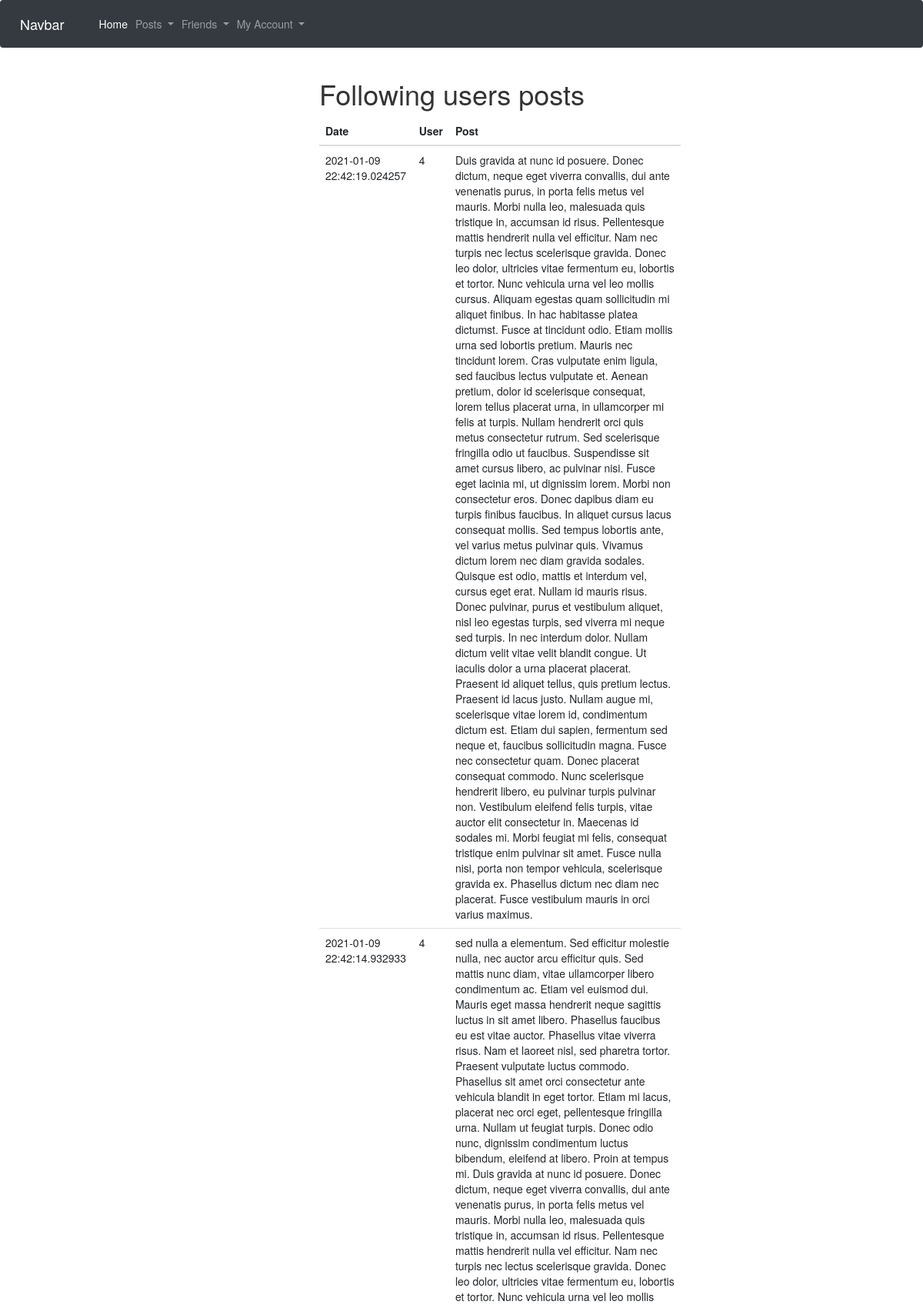
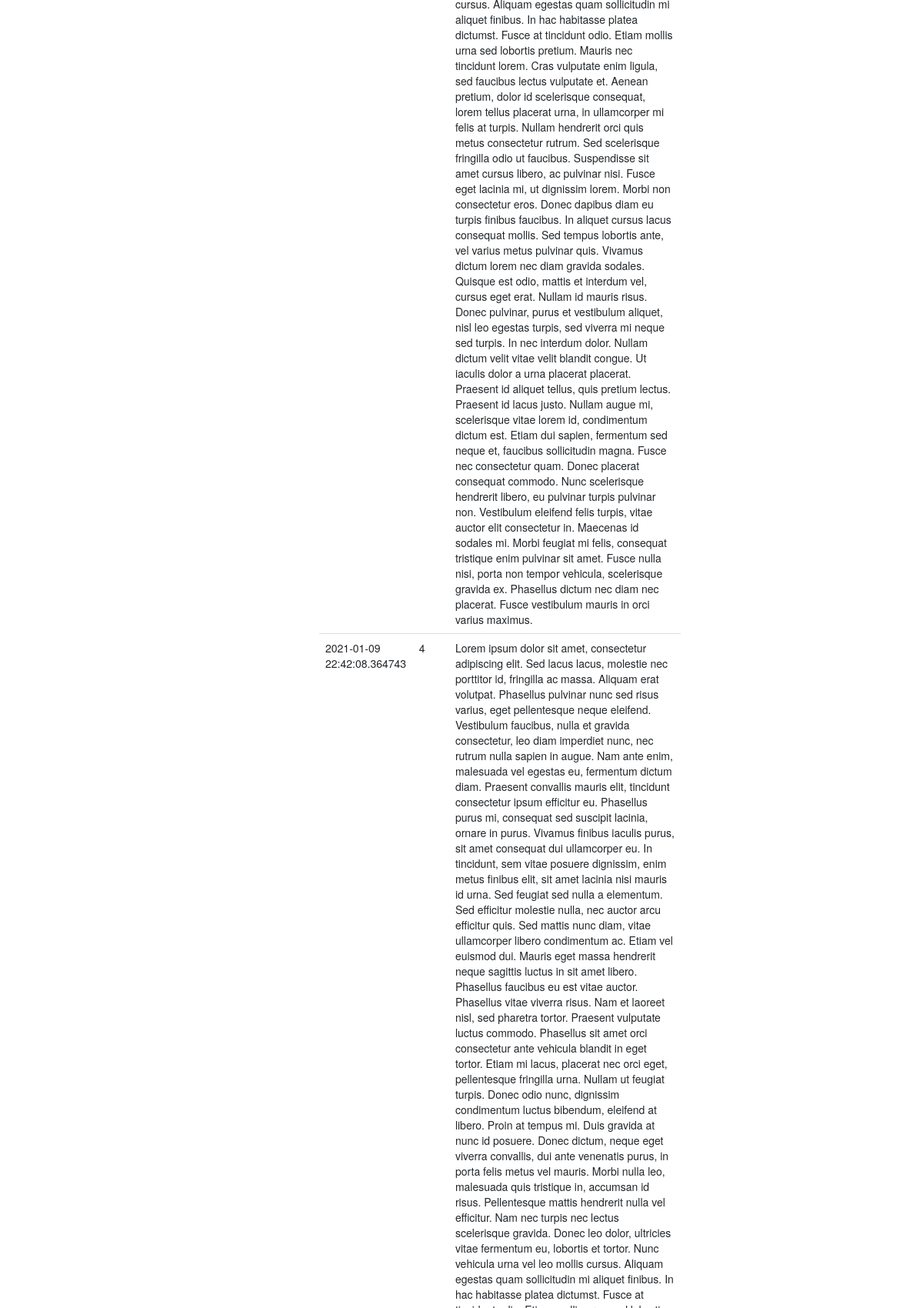
The page /followingposts (signed in, upper part) on the database its author committed (2 pictures, top to bottom).
### app/models.py (models this page shows)
class Post(db.Model):
    id = db.Column(db.Integer, primary_key=True)
    content = db.Column(db.String(500))
    date = db.Column(db.DateTime, index=True, default=datetime.utcnow)
    author_id = db.Column(db.Integer, db.ForeignKey('user.id'))

### app/views.py (the view)
@app.route('/followingposts', methods=['GET', 'POST'])
@login_required
def followingposts():
    posts = Post.query.join(friendship, (friendship.c.friend_id == Post.author_id)).filter(friendship.c.user_id == current_user.id).order_by(Post.date.desc())
    return render_template('followingposts.html', title="Following users Posts", posts=posts)

### app/models.py (called while the page is built)
@login.user_loader
def load_user(id):
    return User.query.get(int(id))

### app/templates/followingposts.html
{% extends "base.html" %}
{% block content %}
<h1>Following users posts</h1>
<table class="table">
    <thead>
      <tr>
        <th>Date</th>
        <th>User</th>
        <th>Post</th>
      </tr>
    </thead>
    <tbody>
    {% for post in posts %}
    <tr>
      <td>{{post.date}}</td>
      <td>{{post.author_id}}</td>
      <td>{{post.content}}</td>
    </tr>
    {% endfor %}
  </tbody>
</table>
{% endblock %}

### rows shown on the page
Post: date "2021-01-09 22:42:19.024257", author_id "4", content "Duis gravida at nunc id posuere. Donec dictum, neque eget viverra convallis, dui ante venenatis purus, in porta felis metus vel mauris. Morbi nulla leo, malesuada quis tristique in, accumsan id risus. Pellentesque mattis hendrerit nulla vel efficitur. Nam nec turpis nec lectus scelerisque gravida. Donec leo dolor, ultricies vitae fermentum eu, lobortis et tortor. Nunc vehicula urna vel leo mollis cursus. Aliquam egestas quam sollicitudin mi aliquet finibus. In hac habitasse platea dictumst. Fusce at tincidunt odio. Etiam mollis urna sed lobortis pretium. Mauris nec tincidunt lorem. Cras vulputate enim ligula, sed faucibus lectus vulputate et. Aenean pretium, dolor id scelerisque consequat,…"
Post: date "2021-01-09 22:42:14.932933", author_id "4", content "sed nulla a elementum. Sed efficitur molestie nulla, nec auctor arcu efficitur quis. Sed mattis nunc diam, vitae ullamcorper libero condimentum ac. Etiam vel euismod dui. Mauris eget massa hendrerit neque sagittis luctus in sit amet libero. Phasellus faucibus eu est vitae auctor. Phasellus vitae viverra risus. Nam et laoreet nisl, sed pharetra tortor. Praesent vulputate luctus commodo. Phasellus sit amet orci consectetur ante vehicula blandit in eget tortor. Etiam mi lacus, placerat nec orci eget, pellentesque fringilla urna. Nullam ut feugiat turpis. Donec odio nunc, dignissim condimentum luctus bibendum, eleifend at libero. Proin at tempus mi. Duis gravida at nunc id posuere. Donec…"
Post: date "2021-01-09 22:42:08.364743", author_id "4"
